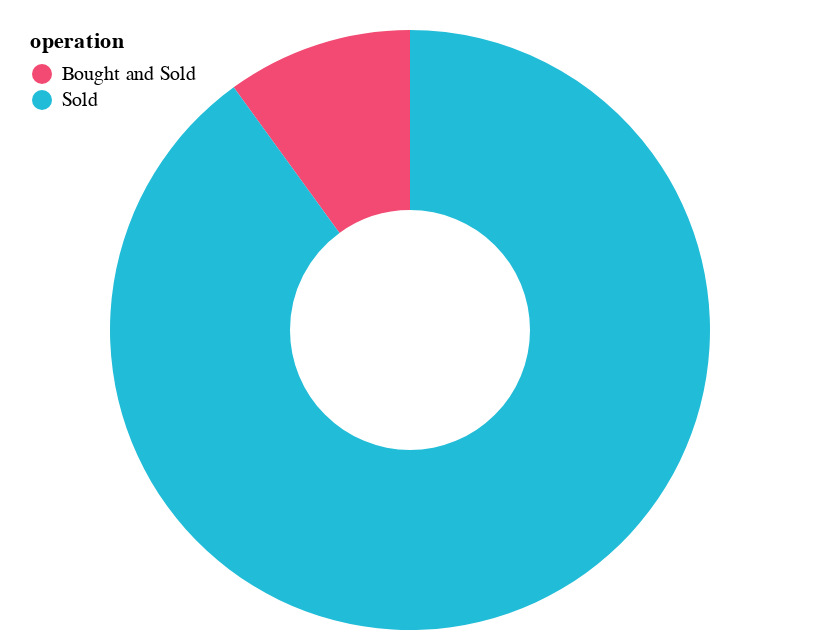

Notebook code for this chart:
### Code cell
cp.sender_airdrop_op_charts(dp.sender_airdrop_op_df, dp.sender_airdrop_op_df.columns)

### Figure 1 — Vega-Lite specification as saved in the notebook (floating-point values rounded to 4 significant figures)
{"config": {"view": {"continuousWidth": 400, "continuousHeight": 300, "strokeOpacity": 0}}, "data": {"name": "data-0fadf20e1874af003ee9529473bda1a3"}, "mark": {"type": "arc", "innerRadius": 60}, "encoding": {"color": {"field": "operation", "legend": {"direction": "vertical", "legendY": -10, "orient": "none", "padding": 10}, "scale": {"domain": ["Bought and Sold", "Sold"], "range": ["#F24A72", "#21bcd7"]}, "type": "nominal"}, "theta": {"field": "sender", "type": "quantitative"}, "tooltip": [{"field": "sender", "type": "nominal"}, {"field": "operation", "type": "nominal"}]}, "$schema": "https://vega.github.io/schema/vega-lite/v4.17.0.json", "datasets": {"data-0fadf20e1874af003ee9529473bda1a3": [{"operation": "Bought and Sold", "sender": 71}, {"operation": "Sold", "sender": 639}]}}
